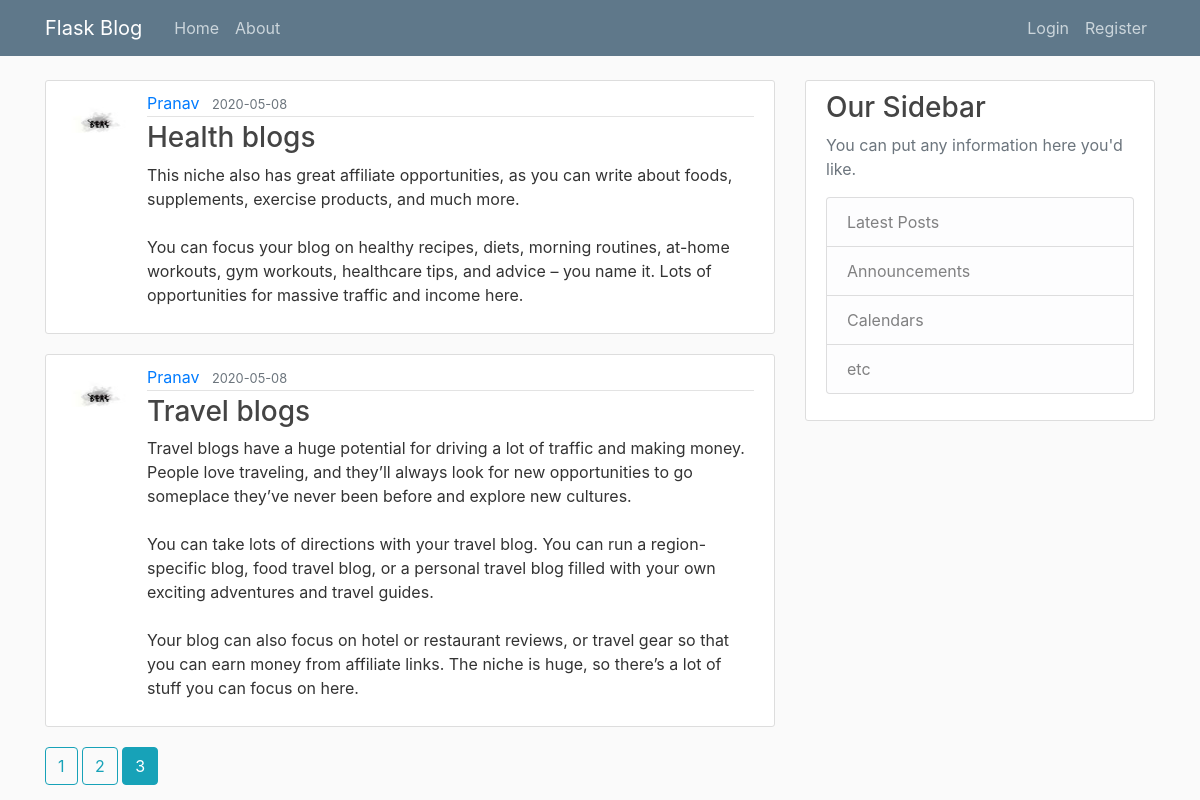
Screenshot of /home?page=3 with the database file from the repository.
### flaskblog/models.py (models this page shows, shortened)
class Post(db.Model):
    id=db.Column(db.Integer,primary_key=True)
    title=db.Column(db.String(100),nullable=False)
    date_posted=db.Column(db.DateTime,nullable=False,default=datetime.utcnow)
    content=db.Column(db.Text,nullable=False)
    user_id=db.Column(db.Integer,db.ForeignKey('user.id'),nullable=False)

class User(db.Model,UserMixin):
    id=db.Column(db.Integer,primary_key=True)
    username=db.Column(db.String(20),unique=True,nullable=False)
    email=db.Column(db.String(120),unique=True,nullable=False)
    image_file=db.Column(db.String(20),nullable=False,default='default.jpg')
    password=db.Column(db.String(60),nullable=False)
    posts=db.relationship('Post',backref='author',lazy=True)

### flaskblog/main/routes.py (the view)
@main.route("/")
@main.route("/home")
def hello():
    page = request.args.get('page', 1, type=int)
    posts = Post.query.order_by(Post.date_posted.desc()).paginate(page=page,per_page=2)
    return render_template('nikhil.html',posts=posts)

### flaskblog/templates/nikhil.html
{% extends "layout.html" %}
{% block content %}
    {% for post in posts.items %}
    <article class="media content-section">
      <img class="rounded-circle article-img" src="{{ url_for('static', filename='profile/'+post.author.image_file)}}">
      <div class="media-body">
        <div class="article-metadata">
      <a class="mr-2" href="{{url_for('users.user_post',username=post.author.username)}}">{{ post.author.username}}</a>
      <small class="text-muted">{{ post.date_posted.strftime('%Y-%m-%d')}}</small>
        </div>
        <div class="first">
      <h3><a class="article-title" href="{{url_for('posts.post',post_id=post.id) }}">{{ post.title }}</a></h3>
      <p class="article-content">{{ post.content }}</p>
      </div>
      </div>
    </article>
    {% endfor %}
    {% for page_num in posts.iter_pages(left_edge=1, right_edge=1, left_current=1, right_current=2) %}
      {% if page_num %}
        {% if posts.page==page_num %}
          <a class="btn btn-info" mb-4 href="{{ url_for('main.hello', page=page_num)}}">{{page_num}}</a>
        {% else %}
          <a class="btn btn-outline-info" mb-4 href="{{ url_for('main.hello', page=page_num)}}">{{page_num}}</a>
        {% endif %}
      {% else %}
      ...
      {% endif %}
    {% endfor %}
{% endblock content %}

### flaskblog/static/ui.css (style rules this page uses)
body { background: #fafafa; color: #333333; margin-top: 5rem; }
h1, h2, h3, h4, h5, h6 { color: #444444; }
.content-section { background: #ffffff; padding: 10px 20px; border: 1px solid #dddddd; border-radius: 3px; margin-bottom: 20px; }
.first { float:left; }
.article-title { margin-top: 5px; color: #444444; }
.article-content { white-space: pre-line; }
.article-img { height: 65px; width: 65px; margin-right: 16px; }
.article-metadata { padding-bottom: 1px; margin-bottom: 4px; border-bottom: 1px solid #e3e3e3 }

### rows the page displays
Post: image_file (picture), author.username "Pranav", date_posted "2020-05-08", title "Health blogs", content "This niche also has great affiliate opportunities, as you can write about foods, supplements, exercise products, and much more. You can focus your blog on healthy recipes, diets, morning routines, at-home workouts, gym workouts, healthcare tips, and advice – you name it. Lots of opportunities for massive traffic and income here."
Post: image_file (picture), author.username "Pranav", date_posted "2020-05-08", title "Travel blogs", content "Travel blogs have a huge potential for driving a lot of traffic and making money. People love traveling, and they’ll always look for new opportunities to go someplace they’ve never been before and explore new cultures. You can take lots of directions with your travel blog. You can run a region-specific blog, food travel blog, or a personal travel blog filled with your own exciting adventures and travel guides. Your blog can also focus on hotel or restaurant reviews, or travel gear so that you can earn money from affiliate links. The niche is huge, so there’s a lot of stuff you can focus on here."

### other values shown
{{ page_num }} "1" "2"
{{ page_num }} "3"
